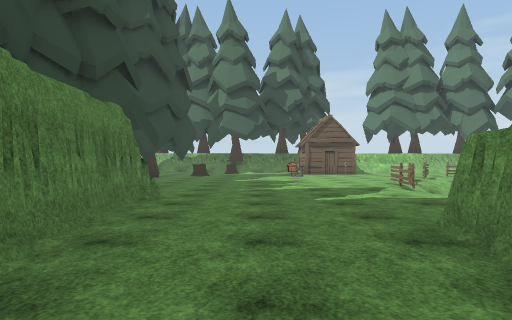
[1] (above)

16 first-person views from a walk through a Unity game level. The camera is 1.3 m above the floor, looks level and sees 70° across. The floor is counted in squares, 2 m on a side. Each view is taken from the middle of a square. On the plan, view 1 faces up. The plan holds only what a view shows up to about 11 squares ahead; the rest is blank. The place goes on beyond the plan. The player is left out. Some surface patterns are stand-ins.

[2]
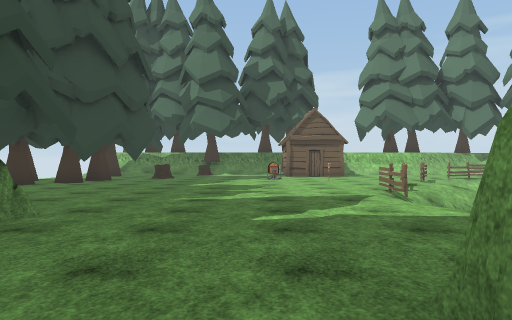

[3]
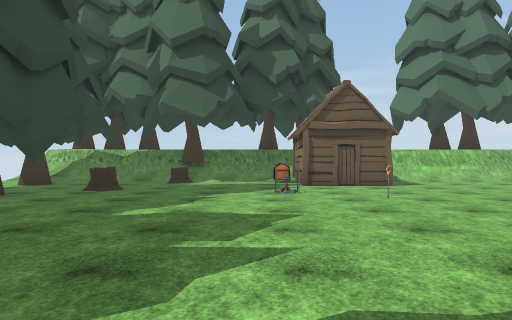

[4]
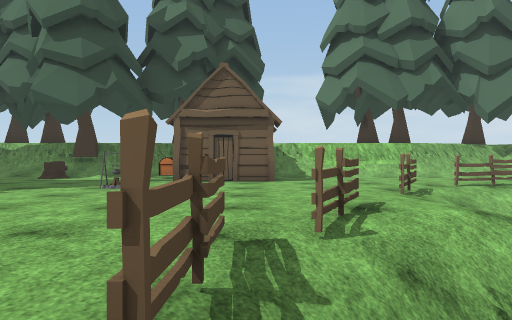

[5]
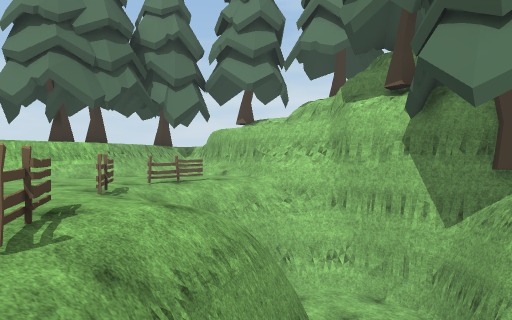

[6]
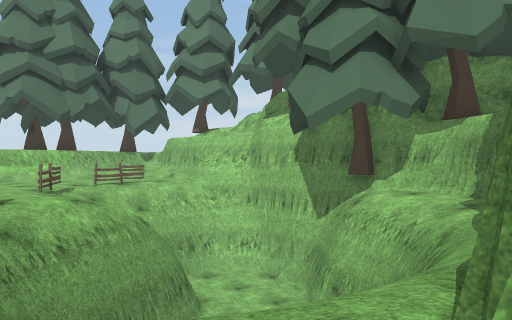

[7]
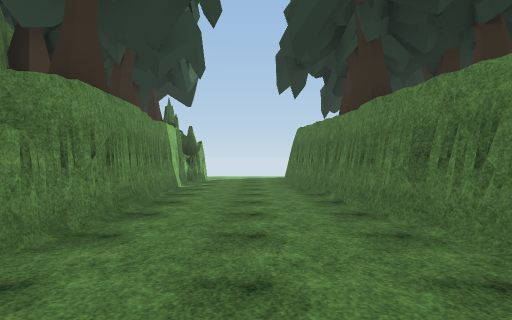

[8]
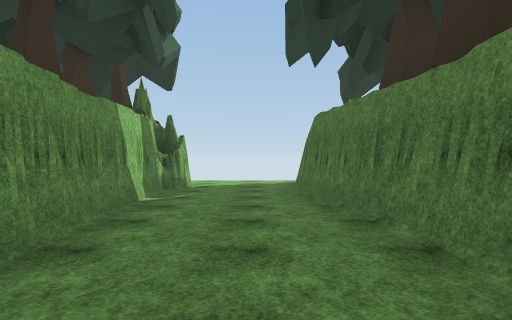

[9]
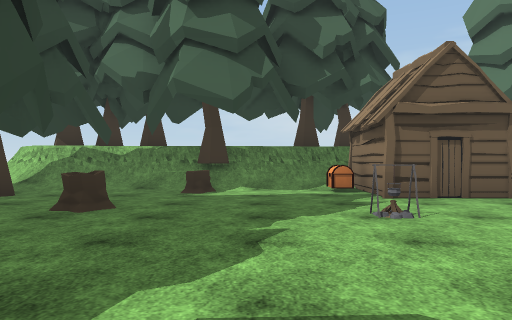

[10]
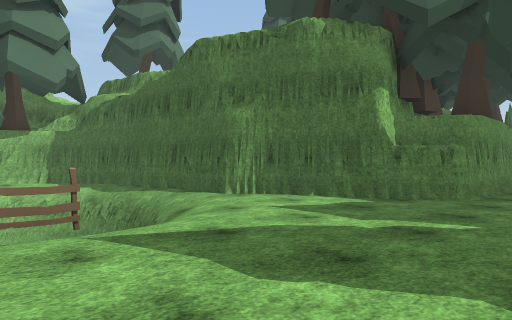

[11]
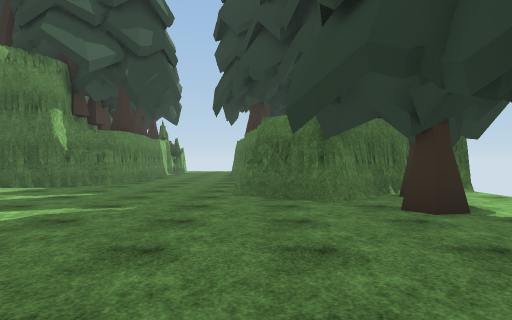

[12]
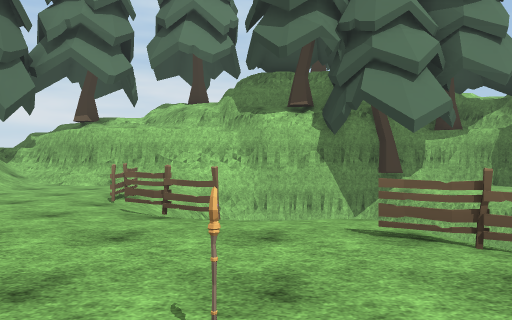

[13]
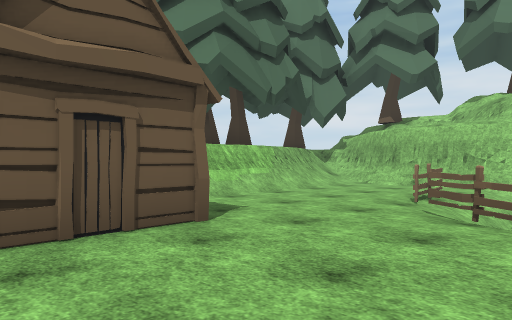

[14]
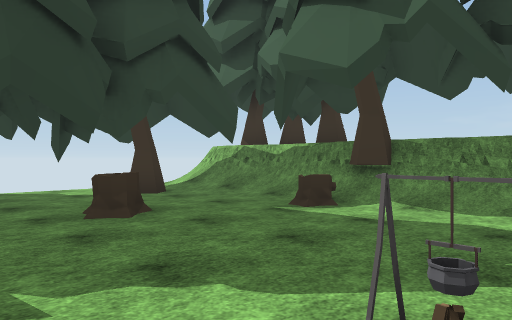

[15]
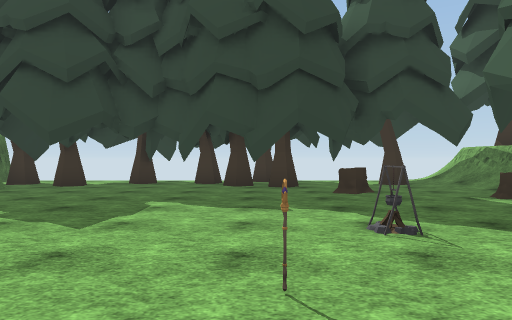

[16]
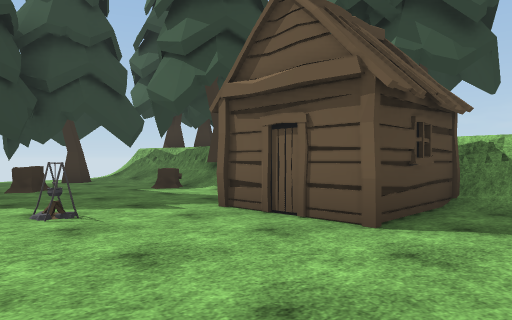

### Floor plan
Key: @ floor where view 1 was taken; # wall or solid block; x gap in a wall; . floor; / step, stairs or slope; = window, fence, low wall or low ledge; v drop or lower ground; F fence; T pine tree; C chest; H house; S stump; A campfire; O other object.
Columns run from 7 left of view 1 to 13 right of it. Each row starts with its distance up from view 1.
 22           T
 21   TTT   TTT    TT TT
 20   TTTT TTT         =
 19  ===##T=##HH=xxx==/#=
 18  /##/////CHH.......#
 17  .T...S..C.H....../#
 16  .........HH....../#
 15  .T..S........//F//#
 14  ..T.....A...F//vvv#
 13  T.TT.....O.../ vvv#
 12   TT........F./vvvv#
 11  ...........F/vvvvv#
 10 T.T........Fvvv vvv#
  9  ........../v    vv#
  8  ..T......./    vv #
  7  .T##......//vvvv ##
  6  ..###....../////##
  5 #### #......######
  4      #....###
  3      #...##
  2      #...#
  1      #...#
  0      #.@.#
 -1      #...#
 -2      ##..#
 -3       #..#
 -4       #..#
 -5       #..#
 -6        ..#
 -7       ...
 -8       ...

Where each view was taken, in squares from view 1:
view 1: 0 up, 0 right, facing up
view 2: 2 up, 1 right, facing up
view 3: 7 up, 1 right, facing up
view 4: 8 up, 4 right, facing up
view 5: 8 up, 4 right, facing up-right
view 6: 5 up, 4 right, facing up-right
view 7: 6 up, 0 right, facing down
view 8: 3 up, 0 right, facing down
view 9: 10 up, 0 right, facing up
view 10: 10 up, 0 right, facing down-right
view 11: 13 up, 2 left, facing down
view 12: 13 up, 2 right, facing right
view 13: 13 up, 2 right, facing up-right
view 14: 13 up, 2 right, facing up-left
view 15: 13 up, 5 right, facing left
view 16: 13 up, 6 right, facing up-left
